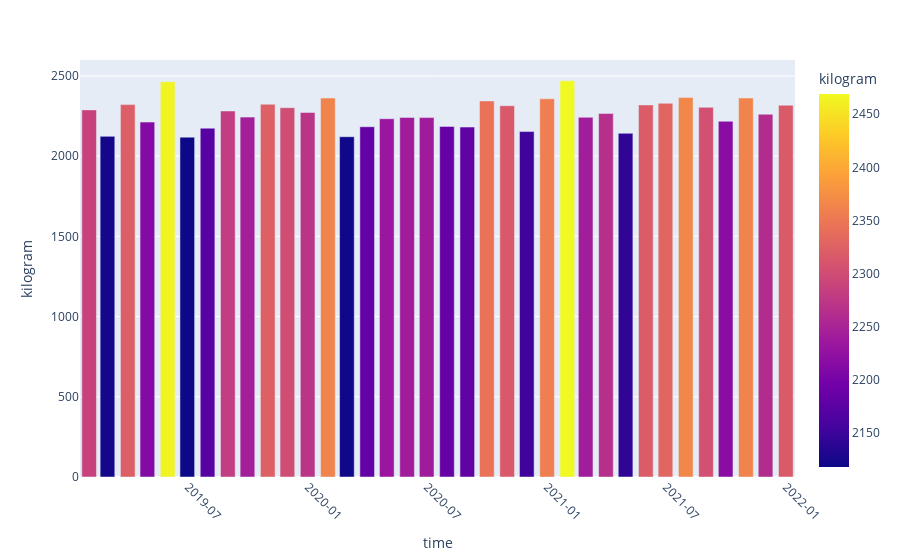

Write notebook code for a chart like this one.
### Code cell
df1 = pd.pivot_table(
    df,
    index=pd.Grouper(key="time", freq="M"),
    values="kilogram",
    aggfunc=np.sum
).reset_index()

# df1["time"] = df1["time"].dt.strftime("%Y-%m")

fig1 = px.bar(df1, x="time", y = "kilogram", color="kilogram")
fig1.update_layout(xaxis_tickangle = 45, xaxis_tickformat = "%Y-%m")
fig1.show()

### Figure 1 — Plotly figure (JSON) as saved in the notebook; plotly's stock layout.template omitted (floating-point values rounded to 4 significant figures)
{"data": [{"alignmentgroup": "True", "hovertemplate": "time=%{x}<br>kilogram=%{marker.color}<extra></extra>", "legendgroup": "", "marker": {"color": [2288, 2123, 2321, 2212, 2464, 2118, 2174, 2281, 2243, 2323, 2302, 2272, 2362, 2121, 2183, 2233, 2241, 2240, 2185, 2181, 2344, 2314, 2153, 2357, 2469, 2242, 2266, 2142, 2319, 2329, 2366, 2304, 2217, 2362, 2261, 2317], "coloraxis": "coloraxis", "pattern": {"shape": ""}}, "name": "", "offsetgroup": "", "orientation": "v", "showlegend": false, "textposition": "auto", "type": "bar", "x": ["2019-01-31T00:00:00", "2019-02-28T00:00:00", "2019-03-31T00:00:00", "2019-04-30T00:00:00", "2019-05-31T00:00:00", "2019-06-30T00:00:00", "2019-07-31T00:00:00", "2019-08-31T00:00:00", "2019-09-30T00:00:00", "2019-10-31T00:00:00", "2019-11-30T00:00:00", "2019-12-31T00:00:00", "2020-01-31T00:00:00", "2020-02-29T00:00:00", "2020-03-31T00:00:00", "2020-04-30T00:00:00", "2020-05-31T00:00:00", "2020-06-30T00:00:00", "2020-07-31T00:00:00", "2020-08-31T00:00:00", "2020-09-30T00:00:00", "2020-10-31T00:00:00", "2020-11-30T00:00:00", "2020-12-31T00:00:00", "2021-01-31T00:00:00", "2021-02-28T00:00:00", "2021-03-31T00:00:00", "2021-04-30T00:00:00", "2021-05-31T00:00:00", "2021-06-30T00:00:00", "2021-07-31T00:00:00", "2021-08-31T00:00:00", "2021-09-30T00:00:00", "2021-10-31T00:00:00", "2021-11-30T00:00:00", "2021-12-31T00:00:00"], "xaxis": "x", "y": [2288, 2123, 2321, 2212, 2464, 2118, 2174, 2281, 2243, 2323, 2302, 2272, 2362, 2121, 2183, 2233, 2241, 2240, 2185, 2181, 2344, 2314, 2153, 2357, 2469, 2242, 2266, 2142, 2319, 2329, 2366, 2304, 2217, 2362, 2261, 2317], "yaxis": "y"}], "layout": {"barmode": "relative", "coloraxis": {"colorbar": {"title": {"text": "kilogram"}}, "colorscale": [[0, "#0d0887"], [0.1111, "#46039f"], [0.2222, "#7201a8"], [0.3333, "#9c179e"], [0.4444, "#bd3786"], [0.5556, "#d8576b"], [0.6667, "#ed7953"], [0.7778, "#fb9f3a"], [0.8889, "#fdca26"], [1, "#f0f921"]]}, "legend": {"tracegroupgap": 0}, "margin": {"t": 60}, "xaxis": {"anchor": "y", "domain": [0, 1], "tickangle": 45, "tickformat": "%Y-%m", "title": {"text": "time"}}, "yaxis": {"anchor": "x", "domain": [0, 1], "title": {"text": "kilogram"}}}}
